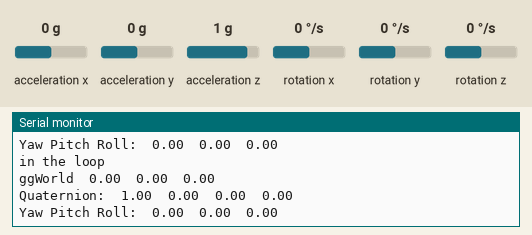
Simulated run of this program. Board: ESP32. Parts: the last lines printed to the serial monitor. The test bench sets the inputs (shaded band); at power-on: acceleration x 0 g, acceleration y 0 g, acceleration z 1 g, rotation z 0 °/s, rotation x 0 °/s, rotation y 0 °/s.

Above: at 1.7 s.
1.8 s: acceleration x set to -1.4 g
At 2.26 s:
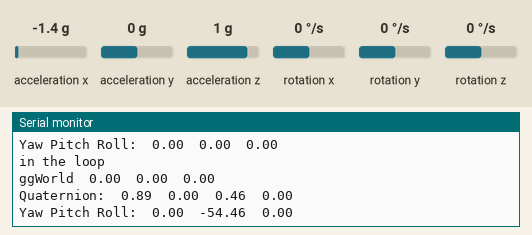
3.3 s: acceleration y set to -1.4 g
At 3.81 s:
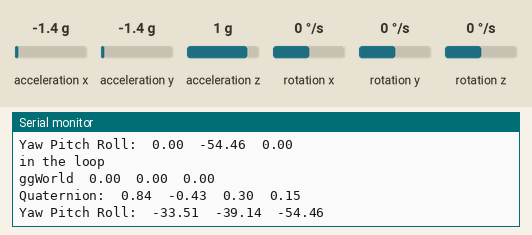
4.8 s: acceleration z set to -1.4 g
At 5.05 s:
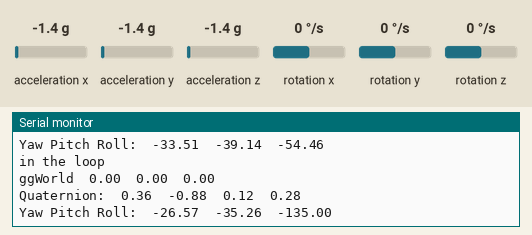
6.3 s: rotation z set to -192 °/s
At 6.6 s:
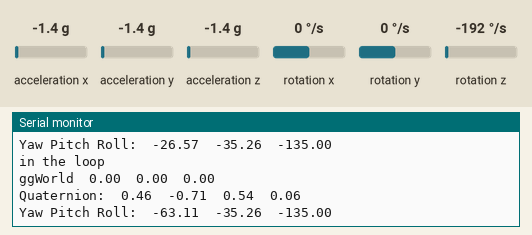
Timing chart, 0 to 8.8 s (numbered marks = the images above; inputs shaded):
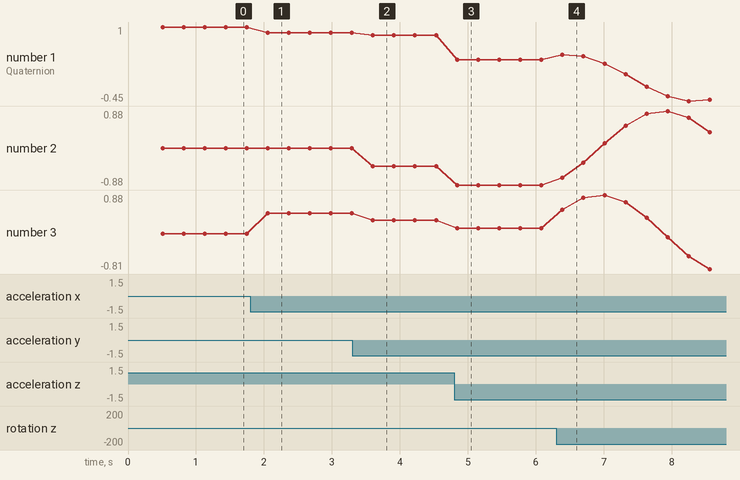

The program:

main.cpp
```cpp
#include <Arduino.h>

// #include <MPU6050.h>
#include <I2Cdev.h>
#include "MPU6050_6Axis_MotionApps20.h"

#if I2CDEV_IMPLEMENTATION == I2CDEV_ARDUINO_WIRE
    #include "Wire.h"
#endif

MPU6050 mpu;

#define EARTH_GRAVITY_MS2 9.80665  // m/s2
#define DEG_TO_RAD        0.017453292519943295769236907684886
#define RAD_TO_DEG        57.295779513082320876798154814105


// MPU control/status vars
bool dmpReady = false;  // set true if DMP init was successful
uint8_t mpuIntStatus;   // holds actual interrupt status byte from MPU
uint8_t devStatus;      // return status after each device operation (0 = success, !0 = error)
uint16_t packetSize;    // expected DMP packet size (default is 42 bytes)
uint16_t fifoCount;     // count of all bytes currently in FIFO
uint8_t fifoBuffer[64]; // FIFO storage buffer

// orientation/motion vars
Quaternion q;           // [w, x, y, z]         quaternion container
VectorInt16 aa;         // [x, y, z]            accel sensor measurements
VectorInt16 gg;         // [x, y, z]            gyro sensor measurements
VectorInt16 aaWorld;    // [x, y, z]            world-frame accel sensor measurements
VectorInt16 ggWorld;    // [x, y, z]            world-frame accel sensor measurements
VectorFloat gravity;    // [x, y, z]            gravity vector
float euler[3];         // [psi, theta, phi]    Euler angle container
float ypr[3];           // [yaw, pitch, roll]   yaw/pitch/roll container and gravity vector

// #if !defined(MICRO_ROS_TRANSPORT_ARDUINO_SERIAL)
// #error This example is only avaliable for Arduino framework with serial transport.
// #endif


// put function declarations here:
// int myFunction(int, int);

void setup() {

  // put your setup code here, to run once:
  Serial.begin(115200); // Initialize the Serial interface with baud rate 115200
  Serial.println("Intialized Serial Monitor"); // Print "Hello" to the Serial monitor

  #if I2CDEV_IMPLEMENTATION == I2CDEV_ARDUINO_WIRE
        Wire.begin(27, 26);
        Wire.setClock(400000); // 400kHz I2C clock. Comment this line if having compilation difficulties
    #elif I2CDEV_IMPLEMENTATION == I2CDEV_BUILTIN_FASTWIRE
        Fastwire::setup(400, true);
    #endif

  Serial.println("Wire started"); // Print "Hello" to the Serial monitor

    mpu.initialize();
  Serial.println("MPU initialized"); // Print "Hello" to the Serial monitor
    devStatus = mpu.dmpInitialize();
    Serial.print("devStatus: ");
    Serial.println(devStatus);
    // supply your own gyro offsets here, scaled for min sensitivity
    mpu.setXGyroOffset(-156);
    mpu.setYGyroOffset(-11);
    mpu.setZGyroOffset(-14);
    mpu.setXAccelOffset(-3699);
    mpu.setYAccelOffset(-2519);
    mpu.setZAccelOffset(1391); // 1688 factory default for my test chip
  Serial.println("MPU initialized"); // Print "Hello" to the Serial monitor

    // make sure it worked (returns 0 if so)
    if (devStatus == 0) {

        mpu.CalibrateAccel(6);
        mpu.CalibrateGyro(6);
        mpu.PrintActiveOffsets();
        mpu.setDMPEnabled(true);

        mpuIntStatus = mpu.getIntStatus();

        dmpReady = true;
        packetSize = mpu.dmpGetFIFOPacketSize();
    }


  // put your setup code here, to run once:
  // int result = myFunction(2, 3);
}

void loop() {
  // put your main code here, to run repeatedly:
  Serial.println("in the loop"); // Print "in the loop" to the Serial monitor

  /**
     * IMU Sensor Values
     */
    if (dmpReady && mpu.dmpGetCurrentFIFOPacket(fifoBuffer)) { // Get the Latest packet

        // display quaternion values in easy matrix form: w x y z
        mpu.dmpGetQuaternion(&q, fifoBuffer);
        mpu.dmpGetGravity(&gravity, &q);

        // display initial world-frame acceleration, adjusted to remove gravity
        // and rotated based on known orientation from quaternion
        mpu.dmpGetAccel(&aa, fifoBuffer);
        mpu.dmpConvertToWorldFrame(&aaWorld, &aa, &q);

        // display initial world-frame acceleration, adjusted to remove gravity
        // and rotated based on known orientation from quaternion
        mpu.dmpGetGyro(&gg, fifoBuffer);
        mpu.dmpConvertToWorldFrame(&ggWorld, &gg, &q);
        Serial.print("ggWorld\t");
        Serial.print(ggWorld.x * mpu.get_gyro_resolution() * DEG_TO_RAD);
        Serial.print("\t");
        Serial.print(ggWorld.y * mpu.get_gyro_resolution() * DEG_TO_RAD);
        Serial.print("\t");
        Serial.println(ggWorld.z * mpu.get_gyro_resolution() * DEG_TO_RAD);

        Serial.print("Quaternion:\t");
        Serial.print(q.w);
        Serial.print("\t");
        Serial.print(q.x);
        Serial.print("\t");
        Serial.print(q.y);
        Serial.print("\t");
        Serial.println(q.z);

        mpu.dmpGetYawPitchRoll(ypr, &q, &gravity);
        Serial.print("Yaw Pitch Roll:\t");
        Serial.print(ypr[0] * RAD_TO_DEG);
        Serial.print("\t");
        Serial.print(ypr[1] * RAD_TO_DEG);
        Serial.print("\t");
        Serial.println(ypr[2] * RAD_TO_DEG);


        // mpu.dmpGetYawPitchRoll(ypr, &q, &gravity);

    }
    else {
        // Wait for all data to be available
        Serial.println("Waiting for dumpready");
    }
  delay(300); // Delay for 300 milliseconds
}

// put function definitions here:
// int myFunction(int x, int y) {
//   return x + y;
// }
```

Measured:
- after the input at 1.8 s, the serial monitor: prints a new line after 0.26 s (image 1)
- after the input at 3.3 s, the serial monitor: prints a new line after 0.30 s (image 2)
- after the input at 4.8 s, the serial monitor: prints a new line at once (image 3)
- after the input at 6.3 s, the serial monitor: prints a new line after 0.09 s (image 4)
- plotted number 1: 1 → 0.89 after the input at 1.8 s, 0.89 → 0.84 after the input at 3.3 s, 0.84 → 0.36 after the input at 4.8 s
- plotted number 2: 0 → -0.43 after the input at 3.3 s, -0.43 → -0.88 after the input at 4.8 s, -0.88 → 0.37 after the input at 6.3 s
- plotted number 3: 0 → 0.46 after the input at 1.8 s, 0.46 → 0.3 after the input at 3.3 s, 0.3 → 0.12 after the input at 4.8 s, 0.12 → -0.81 after the input at 6.3 s
